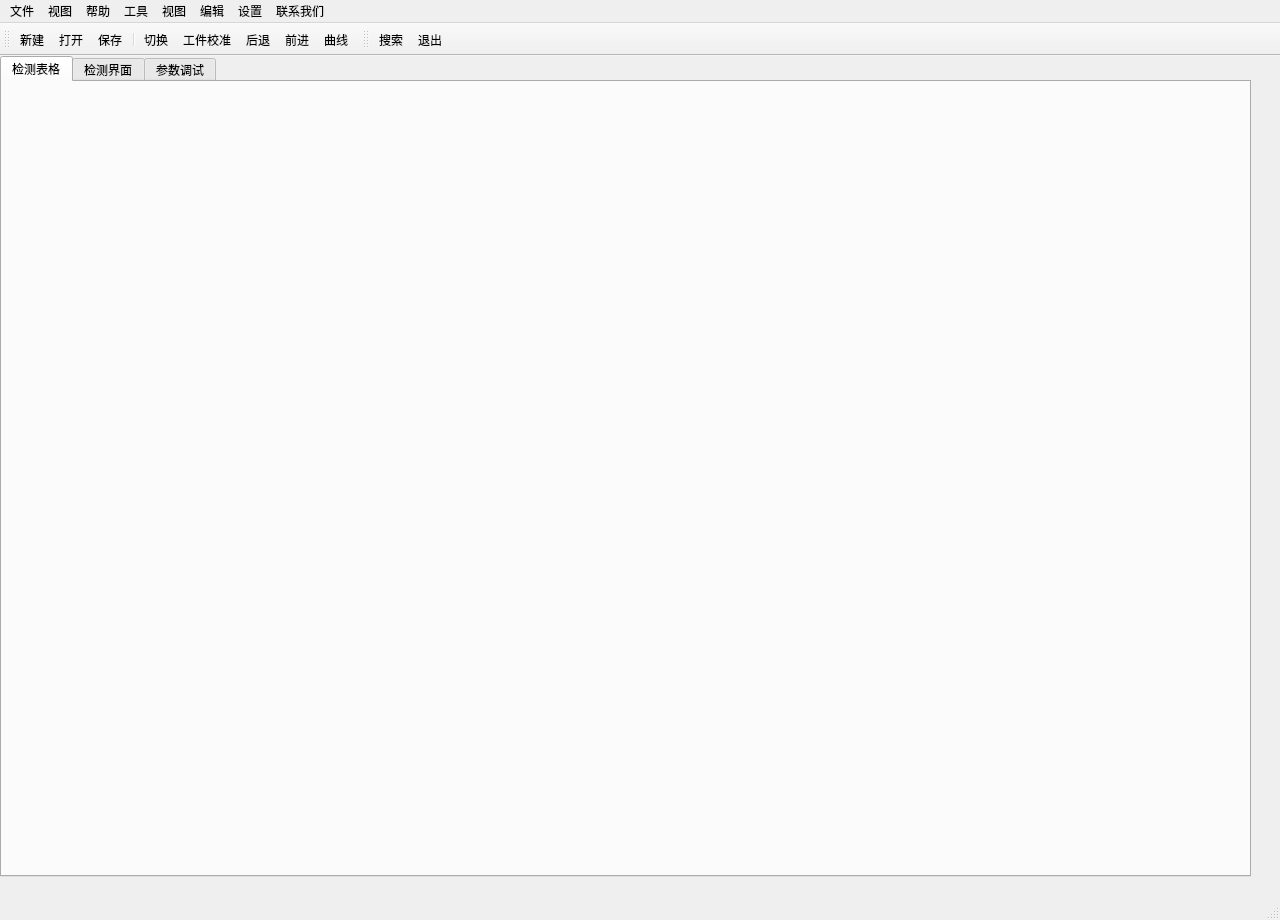
<?xml version="1.0" encoding="UTF-8"?>
<ui version="4.0">
 <class>zhuixiaoClass</class>
 <widget class="QMainWindow" name="zhuixiaoClass">
  <property name="geometry">
   <rect>
    <x>0</x>
    <y>0</y>
    <width>1280</width>
    <height>920</height>
   </rect>
  </property>
  <property name="windowTitle">
   <string>zhuixiao</string>
  </property>
  <widget class="QWidget" name="centralWidget">
   <widget class="QTabWidget" name="tabWidget">
    <property name="geometry">
     <rect>
      <x>0</x>
      <y>0</y>
      <width>1251</width>
      <height>821</height>
     </rect>
    </property>
    <property name="minimumSize">
     <size>
      <width>0</width>
      <height>821</height>
     </size>
    </property>
    <property name="maximumSize">
     <size>
      <width>16777215</width>
      <height>821</height>
     </size>
    </property>
    <property name="currentIndex">
     <number>0</number>
    </property>
    <widget class="QWidget" name="tab">
     <attribute name="title">
      <string>检测表格</string>
     </attribute>
    </widget>
    <widget class="QWidget" name="tab_2">
     <attribute name="title">
      <string>检测界面</string>
     </attribute>
     <widget class="QScrollArea" name="scrollArea_2">
      <property name="geometry">
       <rect>
        <x>440</x>
        <y>400</y>
        <width>304</width>
        <height>304</height>
       </rect>
      </property>
      <property name="widgetResizable">
       <bool>true</bool>
      </property>
      <widget class="QWidget" name="scrollAreaWidgetContents_4">
       <property name="geometry">
        <rect>
         <x>0</x>
         <y>0</y>
         <width>302</width>
         <height>302</height>
        </rect>
       </property>
      </widget>
     </widget>
     <widget class="QScrollArea" name="scrollArea_3">
      <property name="geometry">
       <rect>
        <x>850</x>
        <y>400</y>
        <width>304</width>
        <height>304</height>
       </rect>
      </property>
      <property name="widgetResizable">
       <bool>true</bool>
      </property>
      <widget class="QWidget" name="scrollAreaWidgetContents_5">
       <property name="geometry">
        <rect>
         <x>0</x>
         <y>0</y>
         <width>302</width>
         <height>302</height>
        </rect>
       </property>
      </widget>
     </widget>
     <widget class="QLabel" name="label_2">
      <property name="geometry">
       <rect>
        <x>140</x>
        <y>710</y>
        <width>91</width>
        <height>31</height>
       </rect>
      </property>
      <property name="font">
       <font>
        <pointsize>12</pointsize>
       </font>
      </property>
      <property name="text">
       <string>原始图像：</string>
      </property>
     </widget>
     <widget class="QLabel" name="label">
      <property name="geometry">
       <rect>
        <x>530</x>
        <y>710</y>
        <width>131</width>
        <height>31</height>
       </rect>
      </property>
      <property name="font">
       <font>
        <pointsize>12</pointsize>
       </font>
      </property>
      <property name="text">
       <string>预处理图像：</string>
      </property>
     </widget>
     <widget class="QLabel" name="label_4">
      <property name="geometry">
       <rect>
        <x>950</x>
        <y>710</y>
        <width>121</width>
        <height>31</height>
       </rect>
      </property>
      <property name="font">
       <font>
        <pointsize>12</pointsize>
       </font>
      </property>
      <property name="text">
       <string>公差带图像：</string>
      </property>
     </widget>
     <widget class="QPushButton" name="pushButton">
      <property name="geometry">
       <rect>
        <x>1130</x>
        <y>720</y>
        <width>93</width>
        <height>28</height>
       </rect>
      </property>
      <property name="text">
       <string>开始检测</string>
      </property>
     </widget>
     <widget class="QLabel" name="label_16">
      <property name="geometry">
       <rect>
        <x>210</x>
        <y>0</y>
        <width>72</width>
        <height>15</height>
       </rect>
      </property>
      <property name="text">
       <string/>
      </property>
     </widget>
     <widget class="QScrollArea" name="scrollArea">
      <property name="geometry">
       <rect>
        <x>40</x>
        <y>400</y>
        <width>304</width>
        <height>304</height>
       </rect>
      </property>
      <property name="widgetResizable">
       <bool>true</bool>
      </property>
      <widget class="QWidget" name="scrollAreaWidgetContents">
       <property name="geometry">
        <rect>
         <x>0</x>
         <y>0</y>
         <width>302</width>
         <height>302</height>
        </rect>
       </property>
      </widget>
     </widget>
     <widget class="QLabel" name="label_17">
      <property name="geometry">
       <rect>
        <x>300</x>
        <y>0</y>
        <width>72</width>
        <height>15</height>
       </rect>
      </property>
      <property name="text">
       <string/>
      </property>
     </widget>
     <widget class="QLabel" name="label_18">
      <property name="geometry">
       <rect>
        <x>390</x>
        <y>0</y>
        <width>72</width>
        <height>15</height>
       </rect>
      </property>
      <property name="text">
       <string/>
      </property>
     </widget>
     <widget class="QWidget" name="layoutWidget">
      <property name="geometry">
       <rect>
        <x>50</x>
        <y>20</y>
        <width>143</width>
        <height>361</height>
       </rect>
      </property>
      <layout class="QGridLayout" name="gridLayout">
       <item row="0" column="0">
        <widget class="QLabel" name="label_3">
         <property name="minimumSize">
          <size>
           <width>141</width>
           <height>31</height>
          </size>
         </property>
         <property name="font">
          <font>
           <pointsize>12</pointsize>
          </font>
         </property>
         <property name="text">
          <string>零件型号：</string>
         </property>
        </widget>
       </item>
       <item row="1" column="0">
        <widget class="QLabel" name="label_5">
         <property name="minimumSize">
          <size>
           <width>141</width>
           <height>31</height>
          </size>
         </property>
         <property name="font">
          <font>
           <pointsize>12</pointsize>
          </font>
         </property>
         <property name="text">
          <string>零件批次：</string>
         </property>
        </widget>
       </item>
       <item row="2" column="0">
        <widget class="QLabel" name="label_6">
         <property name="minimumSize">
          <size>
           <width>141</width>
           <height>31</height>
          </size>
         </property>
         <property name="font">
          <font>
           <pointsize>12</pointsize>
          </font>
         </property>
         <property name="text">
          <string>生产机器：</string>
         </property>
        </widget>
       </item>
       <item row="3" column="0">
        <widget class="QLabel" name="label_7">
         <property name="minimumSize">
          <size>
           <width>141</width>
           <height>31</height>
          </size>
         </property>
         <property name="font">
          <font>
           <pointsize>12</pointsize>
          </font>
         </property>
         <property name="text">
          <string>零件材料：</string>
         </property>
        </widget>
       </item>
       <item row="4" column="0">
        <widget class="QLabel" name="label_9">
         <property name="minimumSize">
          <size>
           <width>141</width>
           <height>31</height>
          </size>
         </property>
         <property name="font">
          <font>
           <pointsize>12</pointsize>
          </font>
         </property>
         <property name="text">
          <string>生产工艺：</string>
         </property>
        </widget>
       </item>
       <item row="5" column="0">
        <widget class="QLabel" name="label_15">
         <property name="minimumSize">
          <size>
           <width>141</width>
           <height>31</height>
          </size>
         </property>
         <property name="font">
          <font>
           <pointsize>12</pointsize>
          </font>
         </property>
         <property name="text">
          <string>合格率：</string>
         </property>
        </widget>
       </item>
      </layout>
     </widget>
     <widget class="QWidget" name="layoutWidget">
      <property name="geometry">
       <rect>
        <x>450</x>
        <y>11</y>
        <width>143</width>
        <height>361</height>
       </rect>
      </property>
      <layout class="QGridLayout" name="gridLayout_2">
       <item row="0" column="0">
        <widget class="QLabel" name="label_8">
         <property name="minimumSize">
          <size>
           <width>141</width>
           <height>31</height>
          </size>
         </property>
         <property name="font">
          <font>
           <pointsize>12</pointsize>
          </font>
         </property>
         <property name="text">
          <string>零件数量：</string>
         </property>
        </widget>
       </item>
       <item row="1" column="0">
        <widget class="QLabel" name="label_10">
         <property name="minimumSize">
          <size>
           <width>141</width>
           <height>31</height>
          </size>
         </property>
         <property name="font">
          <font>
           <pointsize>12</pointsize>
          </font>
         </property>
         <property name="text">
          <string>零件长度：</string>
         </property>
        </widget>
       </item>
       <item row="2" column="0">
        <widget class="QLabel" name="label_12">
         <property name="minimumSize">
          <size>
           <width>141</width>
           <height>31</height>
          </size>
         </property>
         <property name="font">
          <font>
           <pointsize>12</pointsize>
          </font>
         </property>
         <property name="text">
          <string>锥角：</string>
         </property>
        </widget>
       </item>
       <item row="3" column="0">
        <widget class="QLabel" name="label_14">
         <property name="minimumSize">
          <size>
           <width>141</width>
           <height>31</height>
          </size>
         </property>
         <property name="font">
          <font>
           <pointsize>12</pointsize>
          </font>
         </property>
         <property name="text">
          <string>合格数量：</string>
         </property>
        </widget>
       </item>
       <item row="4" column="0">
        <widget class="QLabel" name="label_11">
         <property name="minimumSize">
          <size>
           <width>141</width>
           <height>31</height>
          </size>
         </property>
         <property name="font">
          <font>
           <pointsize>12</pointsize>
          </font>
         </property>
         <property name="text">
          <string>长度误差：</string>
         </property>
        </widget>
       </item>
       <item row="5" column="0">
        <widget class="QLabel" name="label_13">
         <property name="minimumSize">
          <size>
           <width>141</width>
           <height>31</height>
          </size>
         </property>
         <property name="font">
          <font>
           <pointsize>12</pointsize>
          </font>
         </property>
         <property name="text">
          <string>角度误差：</string>
         </property>
        </widget>
       </item>
      </layout>
     </widget>
     <widget class="QWidget" name="layoutWidget">
      <property name="geometry">
       <rect>
        <x>590</x>
        <y>0</y>
        <width>131</width>
        <height>391</height>
       </rect>
      </property>
      <layout class="QGridLayout" name="gridLayout_4">
       <item row="0" column="0">
        <widget class="QLineEdit" name="lineEdit_6">
         <property name="font">
          <font>
           <pointsize>12</pointsize>
          </font>
         </property>
        </widget>
       </item>
       <item row="1" column="0">
        <widget class="QLineEdit" name="lineEdit_8">
         <property name="font">
          <font>
           <pointsize>12</pointsize>
          </font>
         </property>
        </widget>
       </item>
       <item row="2" column="0">
        <widget class="QLineEdit" name="lineEdit_9">
         <property name="font">
          <font>
           <pointsize>12</pointsize>
          </font>
         </property>
        </widget>
       </item>
       <item row="3" column="0">
        <widget class="QLineEdit" name="lineEdit_12">
         <property name="font">
          <font>
           <pointsize>12</pointsize>
          </font>
         </property>
        </widget>
       </item>
       <item row="4" column="0">
        <widget class="QLineEdit" name="lineEdit_10">
         <property name="font">
          <font>
           <pointsize>12</pointsize>
          </font>
         </property>
        </widget>
       </item>
       <item row="5" column="0">
        <widget class="QLineEdit" name="lineEdit_7">
         <property name="font">
          <font>
           <pointsize>12</pointsize>
          </font>
         </property>
        </widget>
       </item>
      </layout>
     </widget>
     <widget class="QTabWidget" name="tabWidget_2">
      <property name="geometry">
       <rect>
        <x>760</x>
        <y>20</y>
        <width>471</width>
        <height>331</height>
       </rect>
      </property>
      <property name="currentIndex">
       <number>1</number>
      </property>
      <widget class="QWidget" name="tab_4">
       <attribute name="title">
        <string>今日长度合格率曲线图</string>
       </attribute>
      </widget>
      <widget class="QWidget" name="tab_5">
       <attribute name="title">
        <string>今日角度合格率曲线图</string>
       </attribute>
      </widget>
     </widget>
     <widget class="QWidget" name="layoutWidget">
      <property name="geometry">
       <rect>
        <x>192</x>
        <y>10</y>
        <width>141</width>
        <height>391</height>
       </rect>
      </property>
      <layout class="QGridLayout" name="gridLayout_3">
       <item row="5" column="0">
        <widget class="QLineEdit" name="lineEdit_5">
         <property name="font">
          <font>
           <pointsize>12</pointsize>
          </font>
         </property>
        </widget>
       </item>
       <item row="3" column="0">
        <widget class="QLineEdit" name="lineEdit_3">
         <property name="font">
          <font>
           <pointsize>12</pointsize>
          </font>
         </property>
        </widget>
       </item>
       <item row="0" column="0">
        <widget class="QComboBox" name="comboBox">
         <property name="font">
          <font>
           <pointsize>12</pointsize>
          </font>
         </property>
         <property name="maxVisibleItems">
          <number>10</number>
         </property>
         <item>
          <property name="text">
           <string>45</string>
          </property>
         </item>
         <item>
          <property name="text">
           <string>115</string>
          </property>
         </item>
         <item>
          <property name="text">
           <string>90</string>
          </property>
         </item>
         <item>
          <property name="text">
           <string>63.4</string>
          </property>
         </item>
         <item>
          <property name="text">
           <string>35</string>
          </property>
         </item>
         <item>
          <property name="text">
           <string>111</string>
          </property>
         </item>
        </widget>
       </item>
       <item row="1" column="0">
        <widget class="QLineEdit" name="lineEdit">
         <property name="font">
          <font>
           <pointsize>12</pointsize>
          </font>
         </property>
        </widget>
       </item>
       <item row="4" column="0">
        <widget class="QLineEdit" name="lineEdit_4">
         <property name="font">
          <font>
           <pointsize>12</pointsize>
          </font>
         </property>
        </widget>
       </item>
       <item row="2" column="0">
        <widget class="QLineEdit" name="lineEdit_2">
         <property name="font">
          <font>
           <pointsize>12</pointsize>
          </font>
         </property>
        </widget>
       </item>
      </layout>
     </widget>
    </widget>
    <widget class="QWidget" name="tab_3">
     <attribute name="title">
      <string>参数调试</string>
     </attribute>
     <widget class="QPushButton" name="pushButton_2">
      <property name="geometry">
       <rect>
        <x>1090</x>
        <y>700</y>
        <width>93</width>
        <height>28</height>
       </rect>
      </property>
      <property name="text">
       <string>开始调试</string>
      </property>
     </widget>
     <widget class="QLabel" name="label_19">
      <property name="geometry">
       <rect>
        <x>190</x>
        <y>0</y>
        <width>72</width>
        <height>15</height>
       </rect>
      </property>
      <property name="text">
       <string/>
      </property>
     </widget>
     <widget class="QScrollArea" name="scrollArea_4">
      <property name="geometry">
       <rect>
        <x>80</x>
        <y>240</y>
        <width>304</width>
        <height>304</height>
       </rect>
      </property>
      <property name="widgetResizable">
       <bool>true</bool>
      </property>
      <widget class="QWidget" name="scrollAreaWidgetContents_2">
       <property name="geometry">
        <rect>
         <x>0</x>
         <y>0</y>
         <width>302</width>
         <height>302</height>
        </rect>
       </property>
      </widget>
     </widget>
     <widget class="QSlider" name="horizontalSlider">
      <property name="geometry">
       <rect>
        <x>50</x>
        <y>180</y>
        <width>361</width>
        <height>21</height>
       </rect>
      </property>
      <property name="maximum">
       <number>255</number>
      </property>
      <property name="orientation">
       <enum>Qt::Horizontal</enum>
      </property>
     </widget>
     <widget class="QLabel" name="label_20">
      <property name="geometry">
       <rect>
        <x>80</x>
        <y>110</y>
        <width>91</width>
        <height>31</height>
       </rect>
      </property>
      <property name="font">
       <font>
        <pointsize>12</pointsize>
       </font>
      </property>
      <property name="text">
       <string>当前阈值：</string>
      </property>
      <property name="buddy">
       <cstring>spinBox</cstring>
      </property>
     </widget>
     <widget class="QSpinBox" name="spinBox">
      <property name="geometry">
       <rect>
        <x>200</x>
        <y>120</y>
        <width>71</width>
        <height>22</height>
       </rect>
      </property>
      <property name="font">
       <font>
        <pointsize>12</pointsize>
       </font>
      </property>
      <property name="maximum">
       <number>255</number>
      </property>
     </widget>
     <widget class="QLabel" name="label_21">
      <property name="geometry">
       <rect>
        <x>280</x>
        <y>10</y>
        <width>72</width>
        <height>15</height>
       </rect>
      </property>
      <property name="text">
       <string/>
      </property>
     </widget>
     <widget class="QScrollArea" name="scrollArea_5">
      <property name="geometry">
       <rect>
        <x>610</x>
        <y>120</y>
        <width>504</width>
        <height>504</height>
       </rect>
      </property>
      <property name="widgetResizable">
       <bool>true</bool>
      </property>
      <widget class="QWidget" name="scrollAreaWidgetContents_3">
       <property name="geometry">
        <rect>
         <x>0</x>
         <y>0</y>
         <width>502</width>
         <height>502</height>
        </rect>
       </property>
      </widget>
     </widget>
     <widget class="QLabel" name="label_22">
      <property name="geometry">
       <rect>
        <x>190</x>
        <y>560</y>
        <width>81</width>
        <height>41</height>
       </rect>
      </property>
      <property name="font">
       <font>
        <pointsize>12</pointsize>
       </font>
      </property>
      <property name="text">
       <string>二值图</string>
      </property>
     </widget>
     <widget class="QLabel" name="label_23">
      <property name="geometry">
       <rect>
        <x>840</x>
        <y>640</y>
        <width>91</width>
        <height>51</height>
       </rect>
      </property>
      <property name="font">
       <font>
        <pointsize>12</pointsize>
       </font>
      </property>
      <property name="text">
       <string>检测结果</string>
      </property>
     </widget>
     <widget class="QLabel" name="label_24">
      <property name="geometry">
       <rect>
        <x>90</x>
        <y>50</y>
        <width>71</width>
        <height>31</height>
       </rect>
      </property>
      <property name="font">
       <font>
        <pointsize>12</pointsize>
       </font>
      </property>
      <property name="text">
       <string>光强度：</string>
      </property>
      <property name="buddy">
       <cstring>spinBox_2</cstring>
      </property>
     </widget>
     <widget class="QSpinBox" name="spinBox_2">
      <property name="geometry">
       <rect>
        <x>200</x>
        <y>60</y>
        <width>71</width>
        <height>22</height>
       </rect>
      </property>
      <property name="font">
       <font>
        <pointsize>12</pointsize>
       </font>
      </property>
     </widget>
    </widget>
   </widget>
  </widget>
  <widget class="QMenuBar" name="menuBar">
   <property name="geometry">
    <rect>
     <x>0</x>
     <y>0</y>
     <width>1280</width>
     <height>26</height>
    </rect>
   </property>
   <widget class="QMenu" name="menu">
    <property name="title">
     <string>文件</string>
    </property>
    <addaction name="action"/>
    <addaction name="action_2"/>
    <addaction name="action_3"/>
    <addaction name="action_4"/>
    <addaction name="action_5"/>
    <addaction name="action_6"/>
    <addaction name="action_7"/>
   </widget>
   <widget class="QMenu" name="menu_2">
    <property name="title">
     <string>视图</string>
    </property>
   </widget>
   <widget class="QMenu" name="menu_3">
    <property name="title">
     <string>帮助</string>
    </property>
   </widget>
   <widget class="QMenu" name="menu_4">
    <property name="title">
     <string>工具</string>
    </property>
   </widget>
   <widget class="QMenu" name="menu_5">
    <property name="title">
     <string>视图</string>
    </property>
   </widget>
   <widget class="QMenu" name="menu_6">
    <property name="title">
     <string>编辑</string>
    </property>
   </widget>
   <widget class="QMenu" name="menu_7">
    <property name="title">
     <string>设置</string>
    </property>
   </widget>
   <widget class="QMenu" name="menu_8">
    <property name="title">
     <string>联系我们</string>
    </property>
   </widget>
   <addaction name="menu"/>
   <addaction name="menu_2"/>
   <addaction name="menu_3"/>
   <addaction name="menu_4"/>
   <addaction name="menu_5"/>
   <addaction name="menu_6"/>
   <addaction name="menu_7"/>
   <addaction name="menu_8"/>
  </widget>
  <widget class="QStatusBar" name="statusBar"/>
  <widget class="QToolBar" name="mainToolBar">
   <property name="iconSize">
    <size>
     <width>40</width>
     <height>40</height>
    </size>
   </property>
   <attribute name="toolBarArea">
    <enum>TopToolBarArea</enum>
   </attribute>
   <attribute name="toolBarBreak">
    <bool>false</bool>
   </attribute>
   <addaction name="action"/>
   <addaction name="action_2"/>
   <addaction name="action_3"/>
   <addaction name="separator"/>
   <addaction name="action_12"/>
   <addaction name="action_8"/>
   <addaction name="action_11"/>
   <addaction name="action_10"/>
   <addaction name="action_13"/>
  </widget>
  <widget class="QToolBar" name="toolBar">
   <property name="windowTitle">
    <string>toolBar</string>
   </property>
   <attribute name="toolBarArea">
    <enum>TopToolBarArea</enum>
   </attribute>
   <attribute name="toolBarBreak">
    <bool>false</bool>
   </attribute>
   <addaction name="action_9"/>
   <addaction name="action_7"/>
  </widget>
  <action name="action">
   <property name="checkable">
    <bool>false</bool>
   </property>
   <property name="icon">
    <iconset theme="新建">
     <normaloff>C:/Users/lenovo/Pictures/Saved Pictures/新建.png</normaloff>C:/Users/lenovo/Pictures/Saved Pictures/新建.png</iconset>
   </property>
   <property name="text">
    <string>新建</string>
   </property>
   <property name="iconVisibleInMenu">
    <bool>true</bool>
   </property>
  </action>
  <action name="action_2">
   <property name="icon">
    <iconset>
     <normaloff>C:/Users/lenovo/Pictures/Saved Pictures/打开.jpg</normaloff>C:/Users/lenovo/Pictures/Saved Pictures/打开.jpg</iconset>
   </property>
   <property name="text">
    <string>打开</string>
   </property>
  </action>
  <action name="action_3">
   <property name="icon">
    <iconset>
     <normaloff>C:/Users/lenovo/Pictures/Saved Pictures/保存.jpg</normaloff>C:/Users/lenovo/Pictures/Saved Pictures/保存.jpg</iconset>
   </property>
   <property name="text">
    <string>保存</string>
   </property>
  </action>
  <action name="action_4">
   <property name="text">
    <string>另存为</string>
   </property>
  </action>
  <action name="action_5">
   <property name="text">
    <string>打印</string>
   </property>
  </action>
  <action name="action_6">
   <property name="text">
    <string>关闭</string>
   </property>
  </action>
  <action name="action_7">
   <property name="icon">
    <iconset>
     <normaloff>C:/Users/lenovo/Pictures/Saved Pictures/退出.jpg</normaloff>C:/Users/lenovo/Pictures/Saved Pictures/退出.jpg</iconset>
   </property>
   <property name="text">
    <string>退出</string>
   </property>
   <property name="shortcut">
    <string>Shift+Esc</string>
   </property>
  </action>
  <action name="action_8">
   <property name="icon">
    <iconset>
     <normaloff>C:/Users/lenovo/Pictures/Saved Pictures/工件校准.jpg</normaloff>C:/Users/lenovo/Pictures/Saved Pictures/工件校准.jpg</iconset>
   </property>
   <property name="text">
    <string>工件校准</string>
   </property>
   <property name="toolTip">
    <string>工件校准</string>
   </property>
  </action>
  <action name="action_9">
   <property name="icon">
    <iconset>
     <normaloff>C:/Users/lenovo/Pictures/Saved Pictures/搜索.jpg</normaloff>C:/Users/lenovo/Pictures/Saved Pictures/搜索.jpg</iconset>
   </property>
   <property name="text">
    <string>搜索</string>
   </property>
   <property name="toolTip">
    <string>搜索</string>
   </property>
  </action>
  <action name="action_10">
   <property name="icon">
    <iconset>
     <normaloff>C:/Users/lenovo/Pictures/Saved Pictures/前进.jpg</normaloff>C:/Users/lenovo/Pictures/Saved Pictures/前进.jpg</iconset>
   </property>
   <property name="text">
    <string>前进</string>
   </property>
   <property name="toolTip">
    <string>前进</string>
   </property>
  </action>
  <action name="action_11">
   <property name="icon">
    <iconset>
     <normaloff>C:/Users/lenovo/Pictures/Saved Pictures/后退.jpg</normaloff>C:/Users/lenovo/Pictures/Saved Pictures/后退.jpg</iconset>
   </property>
   <property name="text">
    <string>后退</string>
   </property>
   <property name="toolTip">
    <string>后退</string>
   </property>
  </action>
  <action name="action_12">
   <property name="icon">
    <iconset>
     <normaloff>C:/Users/lenovo/Pictures/Saved Pictures/切换.png</normaloff>C:/Users/lenovo/Pictures/Saved Pictures/切换.png</iconset>
   </property>
   <property name="text">
    <string>切换</string>
   </property>
   <property name="toolTip">
    <string>切换</string>
   </property>
  </action>
  <action name="action_13">
   <property name="icon">
    <iconset>
     <normaloff>C:/Users/lenovo/Pictures/Saved Pictures/曲线.jpg</normaloff>C:/Users/lenovo/Pictures/Saved Pictures/曲线.jpg</iconset>
   </property>
   <property name="text">
    <string>曲线</string>
   </property>
   <property name="toolTip">
    <string>曲线</string>
   </property>
  </action>
 </widget>
 <layoutdefault spacing="6" margin="11"/>
 <resources>
  <include location="zhuixiao.qrc"/>
 </resources>
 <connections>
  <connection>
   <sender>pushButton</sender>
   <signal>clicked()</signal>
   <receiver>zhuixiaoClass</receiver>
   <slot>on_dj_clicked()</slot>
   <hints>
    <hint type="sourcelabel">
     <x>1132</x>
     <y>820</y>
    </hint>
    <hint type="destinationlabel">
     <x>1223</x>
     <y>205</y>
    </hint>
   </hints>
  </connection>
  <connection>
   <sender>pushButton_2</sender>
   <signal>clicked()</signal>
   <receiver>zhuixiaoClass</receiver>
   <slot>on_tiaoshi_clicked()</slot>
   <hints>
    <hint type="sourcelabel">
     <x>1094</x>
     <y>827</y>
    </hint>
    <hint type="destinationlabel">
     <x>1219</x>
     <y>190</y>
    </hint>
   </hints>
  </connection>
  <connection>
   <sender>horizontalSlider</sender>
   <signal>valueChanged(int)</signal>
   <receiver>zhuixiaoClass</receiver>
   <slot>on_value_changed()</slot>
   <hints>
    <hint type="sourcelabel">
     <x>412</x>
     <y>290</y>
    </hint>
    <hint type="destinationlabel">
     <x>1219</x>
     <y>396</y>
    </hint>
   </hints>
  </connection>
  <connection>
   <sender>tabWidget</sender>
   <signal>tabBarClicked(int)</signal>
   <receiver>zhuixiaoClass</receiver>
   <slot>on_tabWidget_tabBarclicked()</slot>
   <hints>
    <hint type="sourcelabel">
     <x>587</x>
     <y>182</y>
    </hint>
    <hint type="destinationlabel">
     <x>1242</x>
     <y>375</y>
    </hint>
   </hints>
  </connection>
  <connection>
   <sender>action_7</sender>
   <signal>triggered()</signal>
   <receiver>zhuixiaoClass</receiver>
   <slot>close()</slot>
   <hints>
    <hint type="sourcelabel">
     <x>-1</x>
     <y>-1</y>
    </hint>
    <hint type="destinationlabel">
     <x>639</x>
     <y>459</y>
    </hint>
   </hints>
  </connection>
 </connections>
 <slots>
  <slot>on_dj_clicked()</slot>
  <slot>on_value_changed()</slot>
  <slot>on_tiaoshi_clicked()</slot>
  <slot>on_tabWidget_tabBarclicked()</slot>
 </slots>
</ui>
